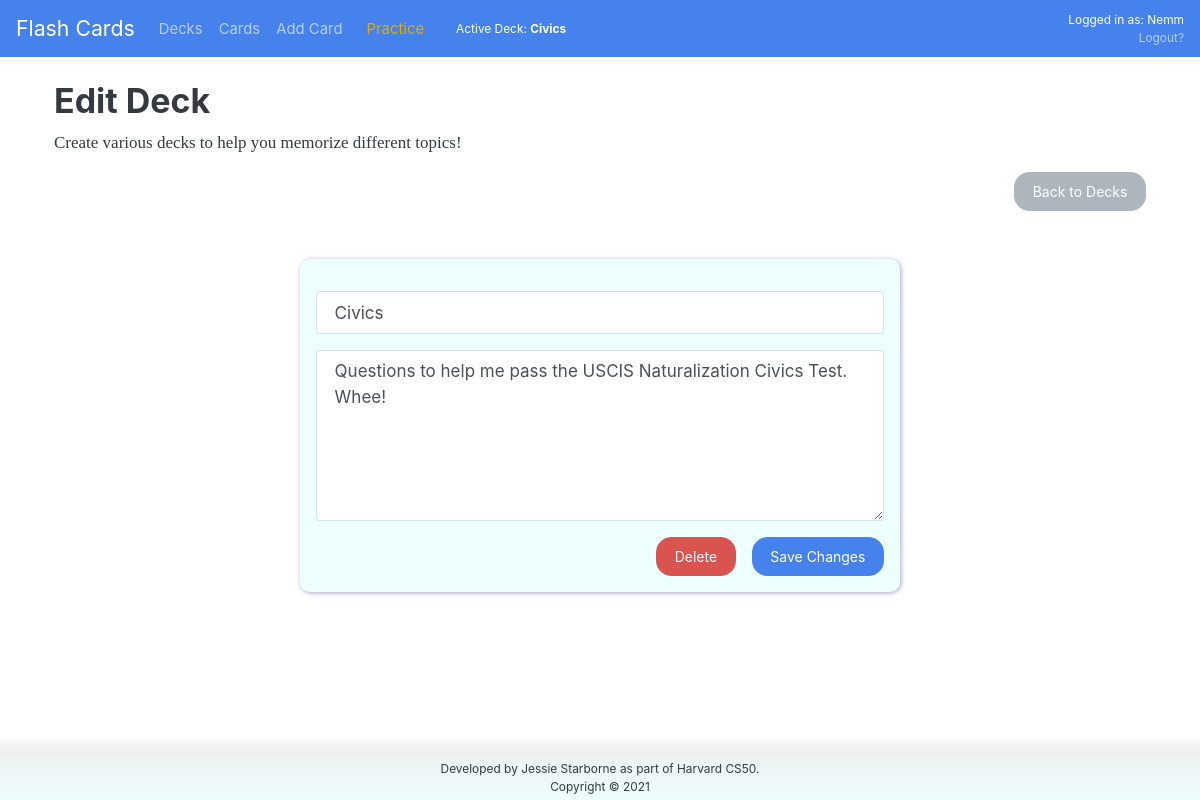
Screenshot of /deckedit?id=1 (signed in) with the database file from the repository.
### tables this page shows
CREATE TABLE 'decks' ('id' integer PRIMARY KEY AUTOINCREMENT NOT NULL, 'user_id' integer, 'title' text, 'description'  text NOT NULL  );

### application.py (the view, shortened to what this page needs)
@app.route('/deckedit', methods=['GET', 'POST'])
@login_required
@deck_required
def edit_deck():
    deck_id = request.args.get('id')
    errors = []
    deck = {}
    if not deck_id:
        return redirect('/decks')
    result = db.execute("SELECT * FROM decks WHERE id = ? AND user_id = ?", deck_id, session.get("user_id"))
    if result:
        deck = result[0]
    else:
        return redirect('/decks')
    return render_template('deckedit.html', deck=deck, errors=errors)

### application.py (called while the page is built)
@app.context_processor
def context_processor():
    return dict(username=session.get("username"), deckname=session.get("deckname"))

### functions.py (called while the page is built)
def login_required(f):
    @wraps(f)
    def decorated_function(*args, **kwargs):
        if session.get("user_id") is None:
            return redirect("/login")
        return f(*args, **kwargs)
    return decorated_function

def deck_required(f):
    @wraps(f)
    def decorated_function(*args, **kwargs):
        if session.get("current_deck") is None:
            return redirect('/decks')
        return f(*args, **kwargs)
    return decorated_function

### templates/deckedit.html (shortened to what this page needs)
{% extends "layout.html" %}
{% block main %}
    <h2>
        Edit Deck
    </h2>
    <p>
        Create various decks to help you memorize different topics!<br/>
    </p>
    <div class="text-right"><a href="/decks" class="btn btn-secondary">Back to Decks</a></div>
    <div class="form-container mt-5 mx-auto">
        <form action="/deckedit" method="post">
            <div class="form-group">
                <input type="text" class="form-control" name="title" placeholder="Title" value="{{ deck['title'] }}" autocomplete="off" maxlength="50" required>
            </div>
            <div class="form-group">
                <textarea class="form-control" name="description" placeholder="Give this deck a short description!" rows="6" autocomplete="off" maxlength="320" required>{{ deck['description'] }}</textarea>
            </div>
            <div class="text-right"><button class="btn btn-danger mr-3" type="button" onclick="deleteDeck({{ deck['id'] }})">Delete</button><button class="btn btn-primary" type="submit">Save Changes</button></div>
        </form>
    </div>
{% endblock %}

### templates/layout.html (shortened to what this page needs)
<!DOCTYPE html>
<html lang="en">
<head>
    <link href="/static/css/bootstrap.min.css" rel="stylesheet">
    <link href="/static/css/styles.css" rel="stylesheet">
</head>
<body>
    <nav class="navbar navbar-expand-lg navbar-dark bg-primary">
        <a class="navbar-brand" href="/">Flash Cards</a>
        <div class="collapse navbar-collapse" id="navbarMain">
            {% if username %}
            <ul class="navbar-nav">
                <li class="nav-item"><a class="nav-link" href="/decks">Decks</a></li>
                <li class="nav-item"><a class="nav-link" href="/cards">Cards</a></li>
                <li class="nav-item mr-2"><a class="nav-link" href="/add">Add Card</a></li>
                <li class="nav-item"><a class="nav-link nav-practice" href="/practice">Practice</a></li>
            </ul>
            <span class="nav-deck">Active Deck: <b>{{ deckname }}</b></span>
            <div class="text-login small text-right">
                Logged in as: {{ username }}<br/>
                <a class="logout-link" href="/logout">Logout?</a>
            </div>
            {% endif %}
        </div>
    </nav>
    <main class="container p-4">
        {% block main %}{% endblock %}
    </main>
    <footer class="text-center text-dark p-1 fixed-bottom bg-footer pt-4">
        <div class="small clear-both">Developed by Jessie Starborne as part of Harvard CS50.</div>
        <div class="small">Copyright &copy; 2021</div>
    </footer>
</body>
</html>

### static/css/styles.css (style rules this page uses)
html, body { height: 100%; }
.nav-deck { margin-right: auto; font-weight: 400; font-size: 80%; color: #fff; }
.nav-practice { color: #deae00 !important; }
.form-container { box-shadow: 1px 1px 5px rgba(0,0,100,0.35); background-color: #eeffff; border-radius: 10px; max-width: 600px; padding: 1rem; }
.text-login { color: #fff; }
.logout-link { color: rgba(255,255,255,.6); }
::placeholder { color: #bbb; }
.bg-footer { background: transparent; background-image: -webkit-linear-gradient(bottom, #eeffff 0%, rgba(235,235,235,0.80) 80%, rgba(255,255,255,0) 100%); background-image: -moz-linear-gradient(bottom, #eeffff 0%, rgba(235,235,235,0.80) 80%, rgba(255,255,255,0) 100%); background-image: -o-linear-gradient(bottom, #eeffff 0%, rgba(235,235,235,0.80) 80%, rgba(255,255,255,0) 100%); background-image: linear-gradient(to top, #eeffff 0%, rgba(235,235,235,0.80) 80%, rgba(255,255,255,0) 100%); }
@media (min-width: 992px) { .nav-deck { padding-left: 1.5rem; } }

### rows the page displays
decks: title "Civics", description "Questions to help me pass the USCIS Naturalization Civics Test. Whee!"

### other values shown
{{ username }} "Nemm"
